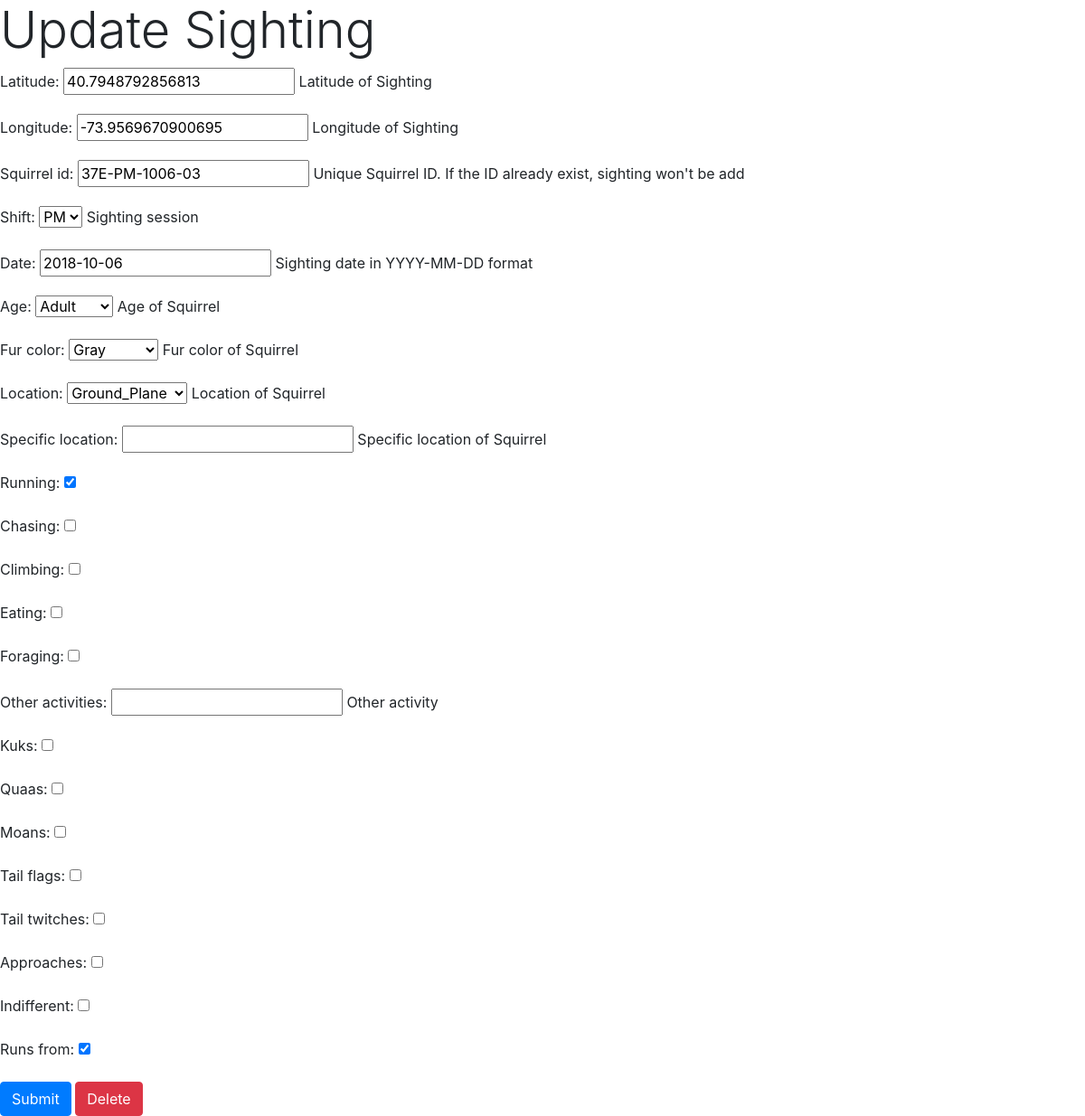
Page /sightings/37E-PM-1006-03/ on the committed database.
### tracker/models.py (models this page shows)
class Sighting(models.Model):
    latitude = models.FloatField(
            help_text=_('Latitude of Sighting'),
    )
    longitude = models.FloatField(
	    help_text=_('Longitude of Sighting'),
    )
    squirrel_id = models.CharField(
            primary_key=True,
            max_length=32,
	    help_text=_("Unique Squirrel ID. If the ID already exist, sighting won't be add"),
    )
    AM = "AM"
    PM = "PM"
    SHIFT_CHOICES=(
            (AM,"AM"),
	    (PM,"PM"),
    )
    shift = models.CharField(
	    max_length=2,
	    choices=SHIFT_CHOICES,
	    default=AM,
	    help_text=_("Sighting session"),
    )
    date = models.DateField(
	    help_text=_("Sighting date in YYYY-MM-DD format"),
    )
    ADULT = "adult"
    JUVENILE = "juvenile"
    AGE_CHOICES =(
	    (ADULT,"Adult"),
	    (JUVENILE,"Juvenile"),
            ('',''),
    )
    age = models.CharField(
	    max_length=16,
	    choices=AGE_CHOICES,
	    default=ADULT,
	    help_text=_("Age of Squirrel"),
	    null=True,
    )
    GRAY="gray"
    BLACK="black"
    CINNAMON="cinnamon"
    FUR_CHOICES=(
            (GRAY,"Gray"),
	    (BLACK,"Black"),
	    (CINNAMON,"Cinnamon"),
	    ('',''),
    )
    fur_color = models.CharField(
            max_length=10,
	    choices=FUR_CHOICES,
	    default=GRAY,
	    help_text=_("Fur color of Squirrel"),
	    null=True,
    )
    GROUND_PLANE="ground_plane"
    ABOVE_GROUND="above_ground"
    LOC_CHOICES=(
	    (GROUND_PLANE,"Ground_Plane"),
	    (ABOVE_GROUND,"Above_Ground"),
            ('',''),
    )
    location = models.CharField(
	    max_length=20,
	    choices=LOC_CHOICES,
	    default=GROUND_PLANE,
	    help_text=_("Location of Squirrel"),
	    null=True,
    )
    specific_location = models.CharField(
	    max_length=20,
	    help_text=_("Specific location of Squirrel"),
	    null=True,
            blank=True,
    )
    running = models.BooleanField(
	    default=False,
    )
    chasing = models.BooleanField(
	    default=False,
    )
    climbing = models.BooleanField(
	    default=False,
    )
    eating = models.BooleanField(
	    default=False,
    )
    foraging = models.BooleanField(
	    default=False,
    )
    other_activities = models.CharField(
	    max_length=20,
	    help_text=_("Other activity"),
	    null=True,
            blank=True,
    )
    kuks = models.BooleanField(
	    default=False,
    )
    quaas = models.BooleanField(
	    default=False,
    )
    moans = models.BooleanField(
	    default=False,
    )
    tail_flags = models.BooleanField(
	    default=False,
    )
    tail_twitches = models.BooleanField(
	    default=False,
    )
    approaches = models.BooleanField(
	    default=False,
    )
    indifferent = models.BooleanField(
	    default=False,
    )
    runs_from = models.BooleanField(
	    default=False,
    )

### tracker/views.py (the view)
# urls.py: path('sightings/<slug:pk>/', views.sighting_update, name='sighting_update'),
def sighting_update(request, pk, template_name='tracker/sighting_form.html'):
    sighting = get_object_or_404(Sighting, pk=pk)
    form = SightingForm(request.POST or None, instance=sighting)
    if request.method=='POST' and 'update' in request.POST:
        if form.is_valid():
            form.save()
            return redirect('sighting_list')
    if request.method=='POST' and 'delete' in request.POST:
        sighting.delete()
        return redirect('sighting_list')
    return render(request, template_name, {'form':form})

### tracker/views.py
class SightingForm(ModelForm):
    class Meta:
        model = Sighting
        fields = '__all__'

### tracker/templates/tracker/sighting_form.html (shortened to what this page needs)
<!doctype html>
<html lang="en">
  <head>
    <link rel="stylesheet" href="https://maxcdn.bootstrapcdn.com/bootstrap/4.0.0/css/bootstrap.min.css">
  </head>
  <body>
    <h1 class="display-4"> Update Sighting </h1>
    <form action="" method="post">
      {{ form.as_p }}
      <input type="submit" class="btn btn-primary" name="update" value="Submit">
      <input type="submit" class="btn btn-danger" name="delete" value="Delete">
    </form>
  </body>
</html>

### rows in the picture
Sighting: latitude "40.7948792856813", longitude "-73.9569670900695", squirrel_id "37E-PM-1006-03", shift "PM", date "2018-10-06", age "Adult", fur_color "Gray", location "Ground_Plane", running "☑", runs_from "☑"
